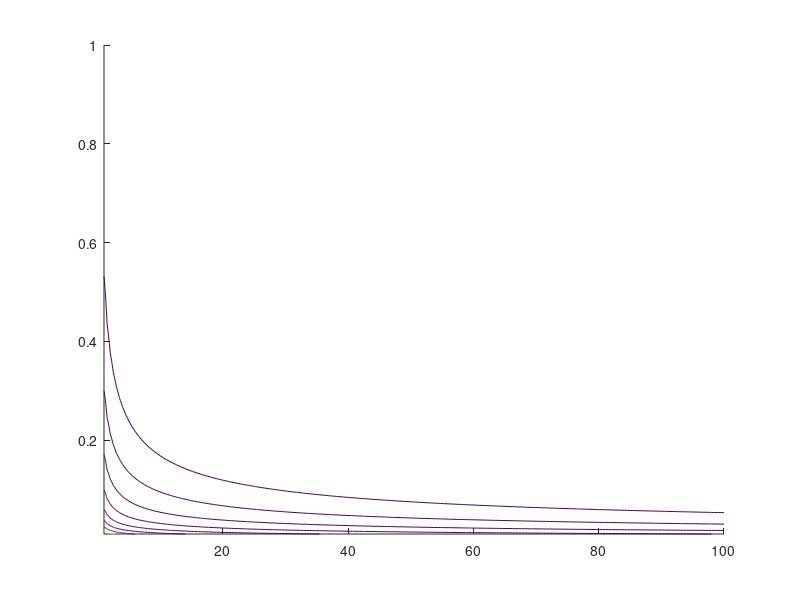

This chart was generated by the following MATLAB code: (Note: this script raises an error after producing the figure.)
%% Ergun equation in multi-tubular packed bed
clear, clc, close all
addpath(genpath(pwd))

mu  = 0.000684; % [kg/m/s]
eps = 0.39; % [-]
Q   = 0.00013165; % [m3/s]
d_p = 4e-4; % [m]
rho = 1097.86; % [kg/m3]
V   = 0.924055124; % [m3]

u_0 = @(n_c, d_c) 4*Q./(n_c.*pi.*d_c.^2);
L   = @(n_c, d_c) 4*V./(n_c.*pi.*d_c.^2);
DeltaP = @(n_c, d_c) L(n_c, d_c) .*( 150*mu*(1-eps)^2.*u_0(n_c,d_c)./(eps^3*d_p^2) + 1.75*(1-eps)*rho.*u_0(n_c,d_c).^2/(eps^3*d_p) );

[n_c,d_c] = meshgrid(linspace(1,100,200),logspace(-2,0,200));

[~, c(1)] = contour(n_c,d_c,DeltaP(n_c, d_c)/1e5,logspace(-1,6,8),'ShowText',1);
c(1).DisplayName = '\DeltaP / bar';

ax = gca;
ax.XAxis.Label.String = 'n_c';
ax.YAxis.Label.String = 'd_c / m';
ax.YAxis.Scale = 'log';
ax.ColorScale = 'log';
% ax.Colormap = brewermap(8,'Reds');
ax.Colormap = colormap('cool');
legend;

% plot aspect ratio
hold on
% [~, c(2)] = contour(n_c,d_c,L(n_c,d_c)./d_c,[1 10 100],'k--','ShowText',1);
[M2, c(2)] = contour(n_c,d_c,L(n_c,d_c)./d_c,[1 10 100],'--');
c(2).DisplayName = 'L/D';
c(2).LineColor = [0.65 0.65 0.65];
clabel(M2,c(2),'Color',c(2).LineColor)


figExport(12,12,'ergun-contours-n-d')
